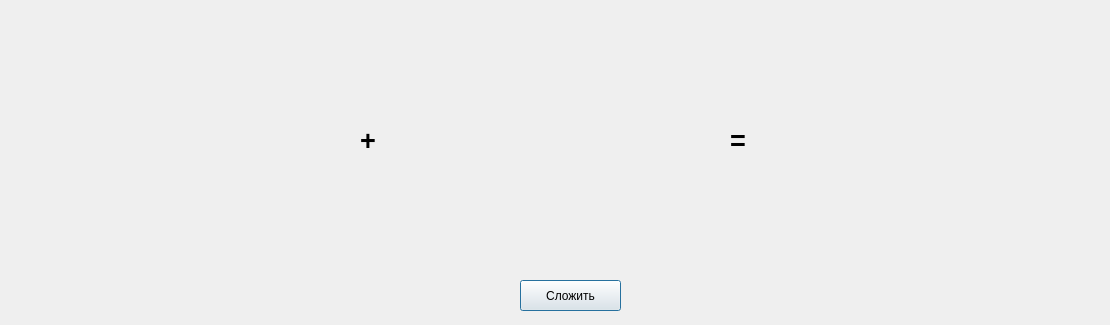
<?xml version="1.0" encoding="UTF-8"?>
<ui version="4.0">
 <class>Dialog</class>
 <widget class="QDialog" name="Dialog">
  <property name="geometry">
   <rect>
    <x>0</x>
    <y>0</y>
    <width>1110</width>
    <height>325</height>
   </rect>
  </property>
  <property name="windowTitle">
   <string>Dialog</string>
  </property>
  <widget class="QWidget" name="gridLayoutWidget">
   <property name="geometry">
    <rect>
     <x>10</x>
     <y>30</y>
     <width>341</width>
     <height>231</height>
    </rect>
   </property>
   <layout class="QGridLayout" name="gridLayout"/>
  </widget>
  <widget class="QWidget" name="gridLayoutWidget_2">
   <property name="geometry">
    <rect>
     <x>380</x>
     <y>30</y>
     <width>341</width>
     <height>231</height>
    </rect>
   </property>
   <layout class="QGridLayout" name="gridLayout_2"/>
  </widget>
  <widget class="QWidget" name="gridLayoutWidget_3">
   <property name="geometry">
    <rect>
     <x>760</x>
     <y>30</y>
     <width>341</width>
     <height>231</height>
    </rect>
   </property>
   <layout class="QGridLayout" name="gridLayout_3"/>
  </widget>
  <widget class="QLabel" name="label_2">
   <property name="geometry">
    <rect>
     <x>730</x>
     <y>130</y>
     <width>21</width>
     <height>21</height>
    </rect>
   </property>
   <property name="font">
    <font>
     <pointsize>20</pointsize>
     <weight>75</weight>
     <bold>true</bold>
    </font>
   </property>
   <property name="text">
    <string>=</string>
   </property>
  </widget>
  <widget class="QLabel" name="label">
   <property name="geometry">
    <rect>
     <x>360</x>
     <y>130</y>
     <width>21</width>
     <height>21</height>
    </rect>
   </property>
   <property name="font">
    <font>
     <pointsize>20</pointsize>
     <weight>75</weight>
     <bold>true</bold>
    </font>
   </property>
   <property name="text">
    <string>+</string>
   </property>
  </widget>
  <widget class="QPushButton" name="pushButton">
   <property name="geometry">
    <rect>
     <x>520</x>
     <y>280</y>
     <width>101</width>
     <height>31</height>
    </rect>
   </property>
   <property name="text">
    <string>Сложить</string>
   </property>
  </widget>
 </widget>
 <resources/>
 <connections/>
</ui>
